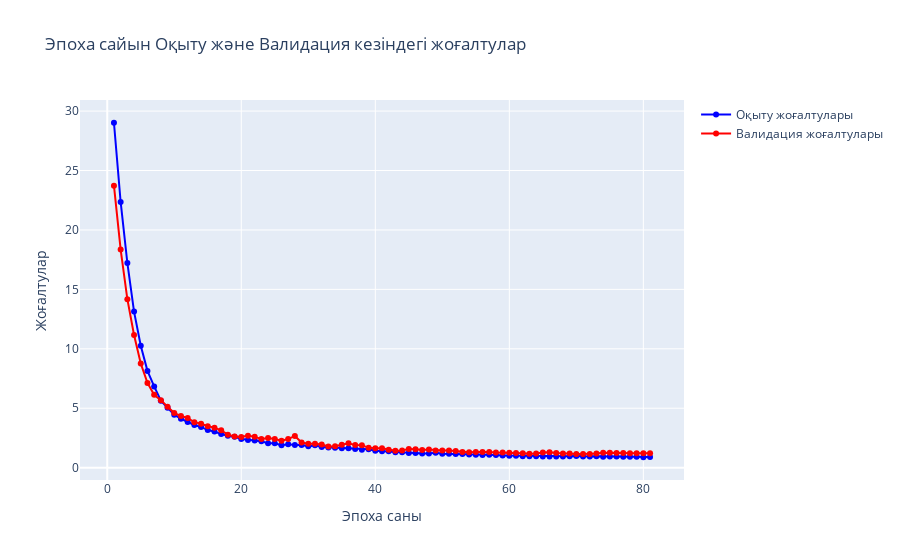

Write notebook code for a chart like this one.
### Code cell
fig = go.Figure()
fig.add_trace(go.Scatter(
    x=list(range(1, len(best_history.history['loss']) + 1)),
    y=best_history.history['loss'],
    mode='lines+markers',
    name='Оқыту жоғалтулары',
    line=dict(color='blue')
))
fig.add_trace(go.Scatter(
    x=list(range(1, len(best_history.history['val_loss']) + 1)),
    y=best_history.history['val_loss'],
    mode='lines+markers',
    name='Валидация жоғалтулары',
    line=dict(color='red')
))

fig.update_layout(
    title='Эпоха сайын Оқыту және Валидация кезіндегі жоғалтулар',
    xaxis_title='Эпоха саны',
    yaxis_title='Жоғалтулар'
)
fig.show()

### Figure 1 — Plotly figure (JSON) as saved in the notebook; plotly's stock layout.template omitted (floating-point values rounded to 4 significant figures)
{"data": [{"line": {"color": "blue"}, "mode": "lines+markers", "name": "Оқыту жоғалтулары", "type": "scatter", "x": [1, 2, 3, 4, 5, 6, 7, 8, 9, 10, 11, 12, 13, 14, 15, 16, 17, 18, 19, 20, 21, 22, 23, 24, 25, 26, 27, 28, 29, 30, 31, 32, 33, 34, 35, 36, 37, 38, 39, 40, 41, 42, 43, 44, 45, 46, 47, 48, 49, 50, 51, 52, 53, 54, 55, 56, 57, 58, 59, 60, 61, 62, 63, 64, 65, 66, 67, 68, 69, 70, 71, 72, 73, 74, 75, 76, 77, 78, 79, 80, 81], "y": [29.02, 22.35, 17.22, 13.13, 10.25, 8.141, 6.835, 5.627, 5.037, 4.454, 4.113, 3.839, 3.586, 3.426, 3.162, 3.042, 2.824, 2.675, 2.591, 2.404, 2.327, 2.28, 2.221, 2.045, 2.045, 1.887, 1.969, 1.9, 1.915, 1.791, 1.887, 1.733, 1.7, 1.673, 1.64, 1.626, 1.564, 1.512, 1.539, 1.411, 1.37, 1.377, 1.3, 1.291, 1.24, 1.225, 1.182, 1.189, 1.243, 1.173, 1.164, 1.155, 1.15, 1.105, 1.084, 1.067, 1.082, 1.06, 1.016, 1.009, 0.9978, 0.9516, 0.9643, 0.9505, 0.9359, 0.9459, 0.9395, 0.935, 0.956, 0.987, 0.9392, 0.9279, 0.9496, 0.9136, 0.9285, 0.938, 0.9242, 0.9105, 0.9119, 0.8742, 0.8848]}, {"line": {"color": "red"}, "mode": "lines+markers", "name": "Валидация жоғалтулары", "type": "scatter", "x": [1, 2, 3, 4, 5, 6, 7, 8, 9, 10, 11, 12, 13, 14, 15, 16, 17, 18, 19, 20, 21, 22, 23, 24, 25, 26, 27, 28, 29, 30, 31, 32, 33, 34, 35, 36, 37, 38, 39, 40, 41, 42, 43, 44, 45, 46, 47, 48, 49, 50, 51, 52, 53, 54, 55, 56, 57, 58, 59, 60, 61, 62, 63, 64, 65, 66, 67, 68, 69, 70, 71, 72, 73, 74, 75, 76, 77, 78, 79, 80, 81], "y": [23.73, 18.35, 14.18, 11.17, 8.758, 7.129, 6.133, 5.672, 5.123, 4.59, 4.347, 4.178, 3.812, 3.702, 3.482, 3.367, 3.139, 2.777, 2.623, 2.581, 2.693, 2.589, 2.408, 2.502, 2.408, 2.256, 2.404, 2.668, 2.119, 2.016, 2.016, 1.943, 1.787, 1.809, 1.928, 2.052, 1.898, 1.874, 1.683, 1.626, 1.637, 1.508, 1.42, 1.452, 1.567, 1.556, 1.494, 1.52, 1.452, 1.44, 1.45, 1.392, 1.317, 1.288, 1.309, 1.325, 1.322, 1.283, 1.277, 1.263, 1.237, 1.208, 1.176, 1.189, 1.276, 1.304, 1.233, 1.189, 1.185, 1.157, 1.14, 1.151, 1.196, 1.245, 1.256, 1.241, 1.225, 1.217, 1.213, 1.212, 1.216]}], "layout": {"autosize": true, "title": {"text": "Эпоха сайын Оқыту және Валидация кезіндегі жоғалтулар"}, "xaxis": {"autorange": true, "range": [-3.832, 85.83], "title": {"text": "Эпоха саны"}, "type": "linear"}, "yaxis": {"autorange": true, "range": [-1.448, 31.34], "title": {"text": "Жоғалтулар"}, "type": "linear"}}}
